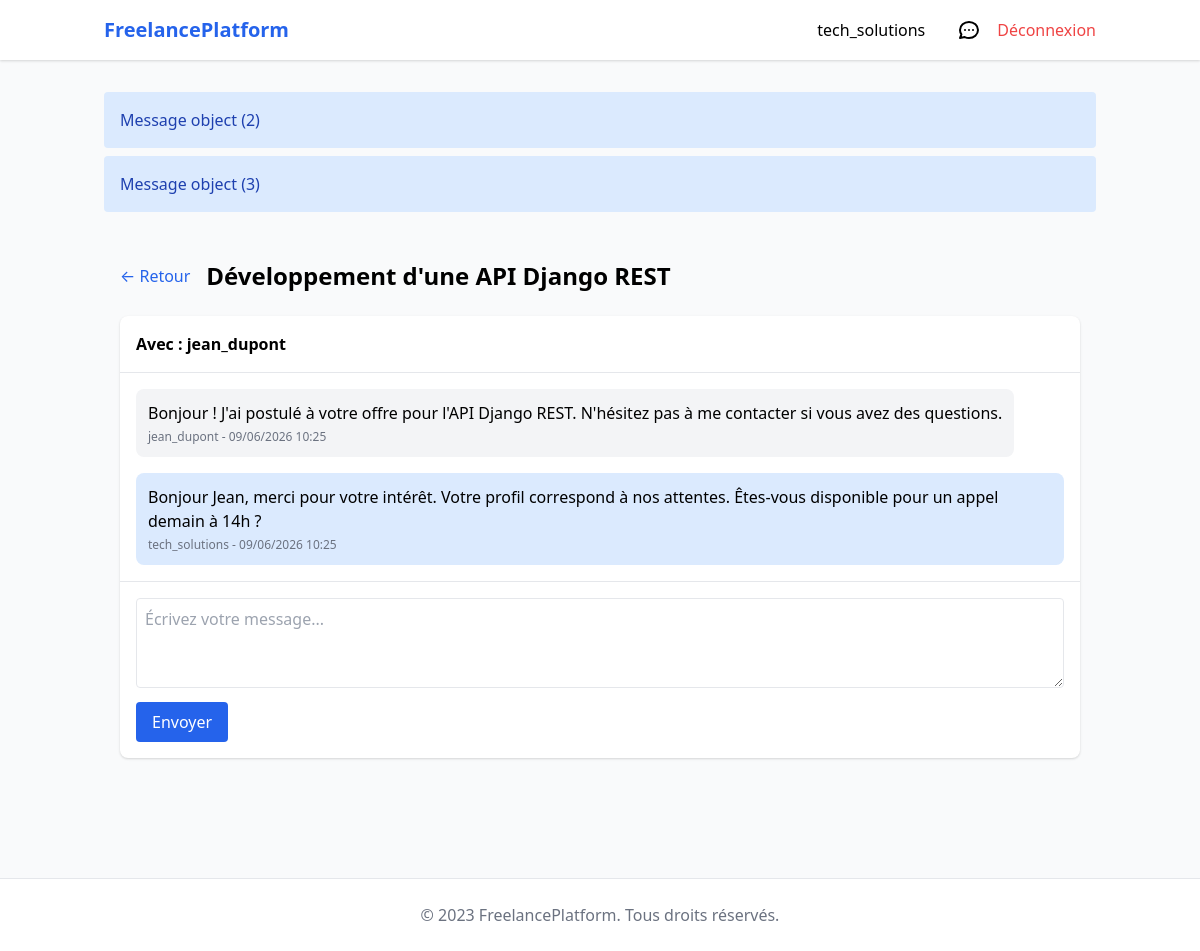
The app's page /messagerie/2/ (signed in) with its own data.
### users/models.py (models this page shows, shortened)
class Utilisateur(AbstractUser):
    class TypeUtilisateur(models.TextChoices):
        FREELANCE = 'FR', _('Freelance')
        ENTREPRISE = 'EN', _('Entreprise')
    type_utilisateur = models.CharField(
        max_length=2,
        choices=TypeUtilisateur.choices,
        blank=True,
        null=True,
        verbose_name=_("Type d'utilisateur")
    )
    username = models.CharField(
        max_length=15,
        unique=True,
        validators=[MinLengthValidator(4)],
        verbose_name=_("Nom d'utilisateur")
    )
    password = models.CharField(
        max_length=128,  # Stockage du hash, pas besoin de limiter à 25
        verbose_name=_("Mot de passe")
    )

### messagerie/models.py (models this page shows)
class Message(models.Model):
    conversation = models.ForeignKey('Conversation', on_delete=models.CASCADE)
    expediteur = models.ForeignKey('users.Utilisateur', on_delete=models.CASCADE)
    contenu = models.TextField()
    date_envoi = models.DateTimeField(auto_now_add=True)
    lu = models.BooleanField(default=False)
    class Meta:
        ordering = ['date_envoi']

class Conversation(models.Model):
    mission = models.ForeignKey(Mission, on_delete=models.CASCADE)
    participants = models.ManyToManyField(Utilisateur)
    date_creation = models.DateTimeField(auto_now_add=True)

### missions/models.py (models this page shows, shortened)
class Mission(models.Model):
    entreprise = models.ForeignKey(
        Utilisateur,
        on_delete=models.CASCADE,
        limit_choices_to={'type_utilisateur': Utilisateur.TypeUtilisateur.ENTREPRISE},
        related_name='missions_publiees',
        verbose_name=_("Entreprise recruteuse")
    )
    titre = models.CharField(
        max_length=255,
        verbose_name=_("Titre de la mission")
    )
    description = models.TextField(
        verbose_name=_("Description détaillée")
    )
    budget = models.DecimalField(
        max_digits=10,
        decimal_places=2,
        verbose_name=_("Budget alloué (€)")
    )
    competences_requises = models.TextField(
        blank=True,
        verbose_name=_("Compétences requises"),
        help_text=_("Listez les compétences nécessaires séparées par des virgules")
    )
    date_creation = models.DateTimeField(
        auto_now_add=True,
        verbose_name=_("Date de publication")
    )
    date_mise_a_jour = models.DateTimeField(
        auto_now=True,
        verbose_name=_("Dernière mise à jour")
    )
    date_limite = models.DateField(
        verbose_name=_("Date limite de candidature")
    )
    est_active = models.BooleanField(
        default=True,
        verbose_name=_("Mission active")
    )
    class Meta:
        verbose_name = _("Mission")
        verbose_name_plural = _("Missions")
        ordering = ['-date_creation']
        indexes = [
            models.Index(fields=['-date_creation']),
            models.Index(fields=['entreprise']),
            models.Index(fields=['est_active']),
        ]
    def get_participants(self):
        participants = {self.entreprise}
        participants.update([candidature.freelance for candidature in self.candidatures.all()])
        return participants

### messagerie/views.py (the view)
# urls.py: path('<int:conversation_id>/', views.conversation_detail, name='detail'),
@login_required
def conversation_detail(request, conversation_id):
    conversation = get_object_or_404(Conversation, id=conversation_id, participants=request.user)
    allowed_participants = conversation.mission.get_participants()
    if request.user not in allowed_participants:
        raise PermissionDenied("Vous n'avez pas accès à cette conversation")
    if request.method == 'POST':
        form = MessageForm(request.POST)
        if form.is_valid():
            message = form.save(commit=False)
            message.conversation = conversation
            message.expediteur = request.user
            message.save()
            return redirect('messagerie:detail', conversation_id=conversation.id)
    else:
        form = MessageForm()
    Message.objects.filter(
        conversation=conversation,
        lu=False
    ).exclude(
        expediteur=request.user
    ).update(lu=True)
    return render(request, 'messagerie/conversation.html', {
        'conversation': conversation,
        'form': form,
        'messages': conversation.message_set.all().order_by('date_envoi')
    })

### messagerie/forms.py
class MessageForm(forms.ModelForm):
    class Meta:
        model = Message
        fields = ['contenu']
        widgets = {
            'contenu': forms.Textarea(attrs={
                'class': 'w-full p-2 border rounded',
                'rows': 3,
                'placeholder': 'Écrivez votre message...'
            })
        }

### messagerie/context_processors.py (called while the page is built)
def unread_messages(request):
    if request.user.is_authenticated:
        return {
            'unread_messages': Message.objects.filter(
                conversation__participants=request.user,
                lu=False
            ).exclude(expediteur=request.user).count()
        }
    return {}

### messagerie/templates/messagerie/conversation.html (shortened to what this page needs)
{% extends "base.html" %}
{% block content %}
<div class="container mx-auto px-4 py-8">
    <div class="flex items-center mb-6">
        <a href="{% url 'messagerie:liste' %}" class="mr-4 text-blue-600">← Retour</a>
        <h1 class="text-2xl font-bold">{{ conversation.mission.titre }}</h1>
    </div>
    <div class="bg-white rounded-lg shadow overflow-hidden mb-6">
        <div class="p-4 border-b">
            <h2 class="font-semibold">Avec :
                {% for participant in conversation.participants.all %}
                    {% if participant != request.user %}
                        {{ participant.username }}
                    {% endif %}
                {% endfor %}
            </h2>
        </div>
        <div class="p-4 space-y-4" style="max-height: 60vh; overflow-y: auto;">
            {% for message in messages %}
            <div class="flex {% if message.expediteur == request.user %}justify-end{% endif %}">
                <div class="max-w-3/4 p-3 rounded-lg
                    {% if message.expediteur == request.user %}bg-blue-100{% else %}bg-gray-100{% endif %}">
                    <p>{{ message.contenu }}</p>
                    <p class="text-xs text-gray-500 mt-1">
                        {{ message.expediteur.username }} - {{ message.date_envoi|date:"d/m/Y H:i" }}
                    </p>
                </div>
            </div>
            {% endfor %}
        </div>
        <div class="p-4 border-t">
            <form method="POST">
                {{ form.contenu }}
                <button type="submit" class="mt-2 bg-blue-600 text-white px-4 py-2 rounded hover:bg-blue-700">
                    Envoyer
                </button>
            </form>
        </div>
    </div>
</div>
{% endblock %}

### templates/base.html (shortened to what this page needs)
<!DOCTYPE html>
<html lang="fr">
<head>
    <link href="https://cdn.jsdelivr.net/npm/tailwindcss@2.2.19/dist/tailwind.min.css" rel="stylesheet">
</head>
<body class="bg-gray-50">
    <header class="bg-white shadow">
        <div class="container mx-auto px-4 py-4 flex justify-between items-center">
            <a href="{% url 'missions:listes' %}" class="text-xl font-bold text-blue-600">FreelancePlatform</a>
            <nav class="flex items-center space-x-4">
                {% if user.is_authenticated %}
                    <a href="{% url 'users:profile' %}" class="mr-4">
                        {{ user.username }}
                    </a>
                    <a href="{% url 'messagerie:liste' %}" class="relative mr-4">
                        <svg class="w-6 h-6" fill="none" stroke="currentColor" viewBox="0 0 24 24">
                            <path stroke-linecap="round" stroke-linejoin="round" stroke-width="2"
                            d="M8 12h.01M12 12h.01M16 12h.01M21 12c0 4.418-4.03 8-9 8a9.863 9.863 0 01-4.255-.949L3 20l1.395-3.72C3.512 15.042 3 13.574 3 12c0-4.418 4.03-8 9-8s9 3.582 9 8z"/>
                        </svg>
                    </a>
                    <a href="{% url 'users:logout' %}" class="text-red-500 hover:text-red-700">Déconnexion</a>
                {% else %}
                    <a href="{% url 'users:login' %}" class="mr-4 hover:text-blue-700">Connexion</a>
                    <a href="{% url 'users:signup' %}" class="bg-blue-600 text-white px-4 py-2 rounded hover:bg-blue-700">
                        Inscription
                    </a>
                {% endif %}
            </nav>
        </div>
    </header>
    <main class="container mx-auto px-4 py-8">
        {% if messages %}
            <div class="mb-4 space-y-2">
                {% for message in messages %}
                <div class="p-4 rounded {% if message.tags == 'success' %}bg-green-100 text-green-800{% elif message.tags == 'error' %}bg-red-100 text-red-800{% else %}bg-blue-100 text-blue-800{% endif %}">
                    {{ message }}
                </div>
                {% endfor %}
            </div>
        {% endif %}
        {% block content %}{% endblock %}
    </main>
    <footer class="bg-white border-t mt-8 py-6">
        <div class="container mx-auto px-4 text-center text-gray-500">
            &copy; 2023 FreelancePlatform. Tous droits réservés.
        </div>
    </footer>
</body>
</html>

### records on screen
Utilisateur: username "tech_solutions"
Message: id "Message object (2)", contenu "Bonjour ! J'ai postulé à votre offre pour l'API Django REST. N'hésitez pas à me contacter si vous avez des questions.", expediteur.username "jean_dupont", date_envoi "09/06/2026 10:25"
Message: id "Message object (3)", contenu "Bonjour Jean, merci pour votre intérêt. Votre profil correspond à nos attentes. Êtes-vous disponible pour un appel demain à 14h ?", expediteur.username "tech_solutions", date_envoi "09/06/2026 10:25"
Conversation: mission.titre "Développement d'une API Django REST"
Utilisateur: username "jean_dupont"
